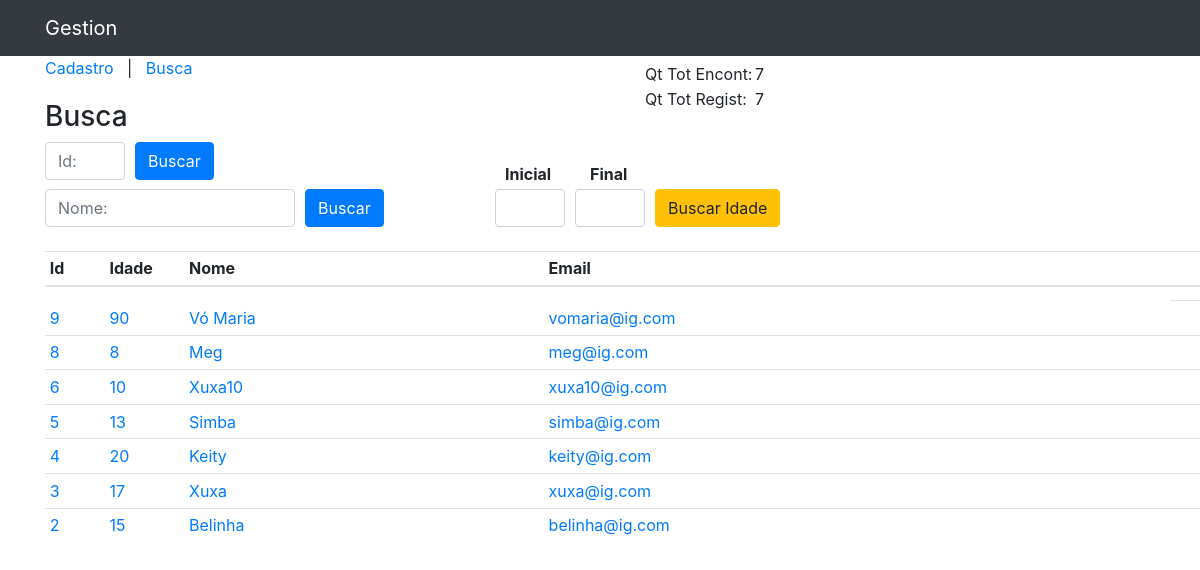
The app's page /custumers/read/ with its own data.
### custumers/models.py (models this page shows, shortened)
class Custumer(models.Model):
    name  = models.CharField(max_length=255)
    age   = models.IntegerField()
    email = models.CharField(max_length=255)
    passw = models.CharField(max_length=255)

### custumers/views.py (the view)
# urls.py: path('custumers/read/', custumersViews.read, name='Read'),
def read(request):
    listCustumers = Custumer.objects.order_by('id').reverse()[:50]
    if request.method == 'POST':
        codForm = request.POST.get('codForm')
        if codForm == "1":
            id = request.POST.get('id')
            if not id:
                messages.warning(request, 'Há Campos Vazios')
                return render(request, 'custumers/read.html')
            listId = Custumer.objects.filter(id=id)
            if not listId:
                messages.warning(request, 'Id Não Encontrado!')
                return render(request, 'custumers/read.html')
            return render(request, 'custumers/read.html', {
                'keyCustumerId': listId,
                'KeyCustumerFinded': len(listId),
                'keyCustumerTotal': quantTotalRegister(),
            })
        elif codForm == "2":
            name = request.POST.get('name')
            if not name:
                messages.warning(request, 'Há Campos Vazios')
                return render(request, 'custumers/read.html')
            listNames = Custumer.objects.order_by(Lower('name')).filter(name__icontains=name)
            if not listNames:
                messages.warning(request, 'Nome Não Encontrado!')
                return render(request, 'custumers/read.html')
            return render(request, 'custumers/read.html', {
                'keyCustumerName': listNames,
                'KeyCustumerFinded': len(listNames),
                'keyCustumerTotal': quantTotalRegister()
            })
        elif codForm == "3":
            age1 = request.POST.get('age1')
            age2 = request.POST.get('age2')
            if not age1 or not age2:
                messages.warning(request, 'Há Campos Vazios')
                return render(request, 'custumers/read.html')
            listAges = Custumer.objects.filter(age__range=(age1, age2))
            if not listAges:
                messages.warning(request, 'Faixa Etária Não Encontrada!')
                return render(request, 'custumers/read.html')
            return render(request, 'custumers/read.html', {
                'keyCustumerAge': listAges,
                'KeyCustumerFinded': len(listAges),
                'keyCustumerTotal': quantTotalRegister()
            })
    else:
        return render(request, 'custumers/read.html', {
            'keyCustumerAll': listCustumers,
            'KeyCustumerFinded': len(listCustumers),
            'keyCustumerTotal': quantTotalRegister(),
        })

### custumers/views.py (called while the page is built)
def quantTotalRegister():
    return Custumer.objects.count()

### custumers/templates/custumers/read.html (shortened to what this page needs)
{% extends 'templateSite.html' %}
{% load static %}
{% block content %}
  <div class="container fixed-top" style="background-color:white; margin-top:100px">
    <h3> Busca </h3>
    <div style="margin-top:20px; margin-left:460px; position:absolute"><b>Inicial</b></div>
    <div style="margin-top:20px; margin-left:545px; position:absolute"><b>Final</b></div>
    <div style="margin-top:-80px; margin-left:600px; position:absolute">Qt Tot Encont:</div>
    <div style="margin-top:-55px; margin-left:600px; position:absolute">Qt Tot Regist:</div>
    <div style="width:100%; margin-top:-80px; margin-left:710px; position:absolute">
      {{ KeyCustumerFinded }}
    </div>
    <div style="width:100%; margin-top:-55px; margin-left:710px; position:absolute">
      {{ keyCustumerTotal }}
    </div>
    <form method="POST" action="{% url 'Read' %}"> {% csrf_token %}
      <div class="container"> <div class="row">
        <input  type="number" name="id"  class="form-control" style="width:80px" placeholder="Id:">
        <button type="submit" class="btn btn-primary" style="margin-left: 10px">Buscar</button>
      </div> </div>
    </form> <br/>
    <form method="POST" action="{% url 'Read' %}"> {% csrf_token %}
      <div class="container"  style="margin-top:-15px"> <div class="row">
        <input  type="text" name="name" class="form-control" style="width:250px;" placeholder="Nome:">
        <button type="submit" class="btn btn-primary" style="margin-left: 10px">Buscar</button>
      </div> </div>
    </form> <br/>
    <form method="POST" action="{% url 'Read' %}"> {% csrf_token %}
      <div class="container"  style="margin-top:-62px"> <div class="row">
        <input  type="number" name="age1" class="form-control" style="width:70px; margin-left:450px">
        <input  type="number" name="age2" class="form-control" style="width:70px; margin-left:10px">
        <button type="submit" class="btn btn-warning" style="margin-left:10px">Buscar Idade</button>
      </div> </div>
    </form> <br/>
    <table class="table  table-sm table-hover">
      <thead>
        <tr>
          <th> <div style="width:50px">Id   </div> </th>
          <th> <div style="width:70px">Idade </div> </th>
          <th> <div style="width:350px">Nome </div> </th>
          <th> <div style="width:350px; margin-right:300px">Email</div> </th>
        </tr>
      </thead>
    </table>
  </div>
  <div class="container" style="margin-top: 300px">
    <table class="table table-sm table-hover">
      <tbody>
        {% if keyCustumerAll %}
          {% for reg in keyCustumerAll %}
            <tr>
              <td nowrap=true> <div style="width:50px; overflow:hidden;">
                <a href="{% url 'SendUpdate' reg.id  %}"> {{ reg.id }}     </a> </div> </td>
              <td nowrap=true> <div style="width:70px; overflow:hidden;">
                <a href="{% url 'SendUpdate' reg.id  %}"> {{ reg.age }}    </a> </div> </td>
              <td nowrap=true> <div style="width:350px; overflow:hidden;">
                <a href="{% url 'SendUpdate' reg.id  %}"> {{ reg.name }}   </a> </div> </td>
              <td nowrap=true> <div style="width:350px; overflow:hidden; margin-right:300px">
                <a href="{% url 'SendUpdate' reg.id  %}"> {{ reg.email }}  </a> </div> </td>
            </tr>
          {% endfor %}
        {% endif %}
      </tbody>
    </table>
  </div>
{% endblock %}

### templates/templateSite.html (shortened to what this page needs)
{% load static %}
<!DOCTYPE html>
<html lang="pt-br">
    <head>
        {% include 'parcials/_head.html' %}
    </head>
    <body>
        {% include 'parcials/_nav.html' %}
        {% block content %} {% endblock %}
    </body>
</html>

### templates/parcials/_head.html (shortened to what this page needs)
{% load static %}
<link href="{% static 'css/style.css'%}" rel="stylesheet">
<link href="{% static 'bootstrap/css/bootstrap.min.css'%}" rel="stylesheet">

### templates/parcials/_nav.html (shortened to what this page needs)
{% load static %}
<div class="fixed-top" style="background-color: white; ">
  <nav class="navbar navbar-expand-lg navbar-dark bg-dark static-top">
    <div class="container">
      <a class="navbar-brand" href="{% url 'Save' %}">Gestion</a>
    </div>
  </nav>
  <div class="container">
      <a href="{% url 'Save' %}">Cadastro</a> &nbsp; | &nbsp;
      <a href="{% url 'Read' %}">Busca</a>   &nbsp;  <br/>
  </div> <br/>
</div>

### templates/parcials/_messages.html (shortened to what this page needs)
{% load static %}

### templates/parcials/_finalBody.html (shortened to what this page needs)
{% load static %}

### records on screen
Custumer: id "9", age "90", name "Vó Maria", email "vomaria@ig.com"
Custumer: id "8", age "8", name "Meg", email "meg@ig.com"
Custumer: id "6", age "10", name "Xuxa10", email "xuxa10@ig.com"
Custumer: id "5", age "13", name "Simba", email "simba@ig.com"
Custumer: id "4", age "20", name "Keity", email "keity@ig.com"
Custumer: id "3", age "17", name "Xuxa", email "xuxa@ig.com"
Custumer: id "2", age "15", name "Belinha", email "belinha@ig.com"

### other values on screen
{{ KeyCustumerFinded }} "7"
{{ keyCustumerTotal }} "7"
